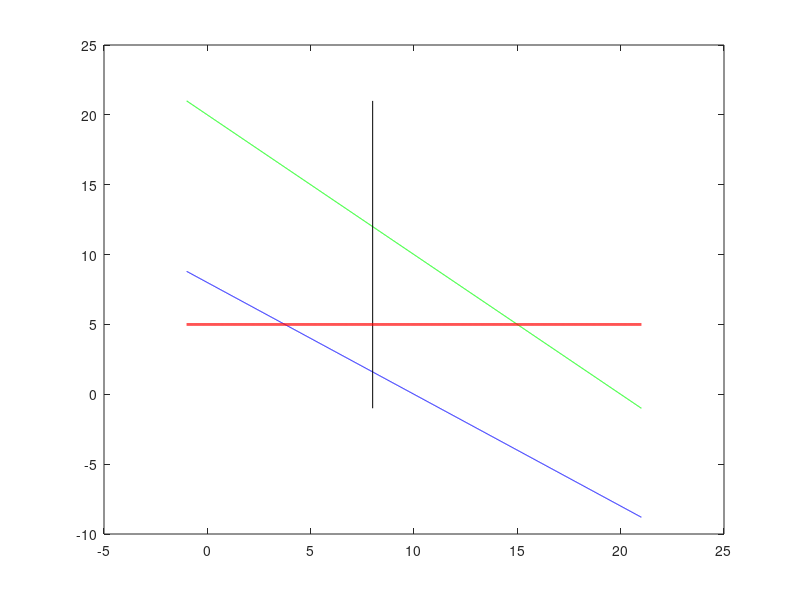

Write MATLAB code to recreate this figure. (Note: this script raises an error after producing the figure.)
%% 2 - Linear programming

clc
clear
close all

%% a) Set up the correct Linear Programming problem. 
% Specify all constraints and the objective function.

% (60 - 35)*xsub1 + (70 - 40)*xsub2 - function to maximize over
% 4*xsub1 + 5*xsub2 <= 40
% xsub1 + xsub2 <= 20
% xsub1 <= 8
% xsub2 <= 5

%% b) Draw the solution polyhedron for the given problem.

x = -1:0.01:21; %stablish a range for x
y1 = (40-4*x)/5; %define each Y inequation as an equation
y2 = 20-x;
y3 = [x(1) x(end)];
x3 = [8 8];
y4 =5 + x*0;
X1 = [0 8 8 15/4 0 0];
X2 = [0 0 1.6 5 5 0];

%target function

figure()
plot(x, y1, 'b', x, y2, 'g', x3,y3, 'k',x,y4,'r','LineWidth', 2); hold on;
pgon = polyshape([0 0 8 8 15/4],[5 0 0 1.6 5]);
plot(pgon)
xlabel('x');
ylabel('y');
set(gca, 'FontSize', 15);
axis equal;
axis([0 14 0 14]);
xticks(0:20)
yticks(0:20)

%% c) Find the optimal solution for the given problem by using the simplex 
% method. Provide your calculations.

A = [4 5 1 0 0 0 40;1 1 0 1 0 0 20; 1 0 0 0 1 0 8; 0 1 0 0 0 1 5; 
    -25 -30 0 0 0 0 0 ];
%entering variable is -30, corresponding to the second column
%We compute b column divided by the column with the entering variable
A(:,7)./A(:,2);
%the departing variable is 5, since it is the smallest positive value
A(4,2) %This is the pivot value

%Gauss-Jordan reducction in the column of the pivot value
A(5,:) = A(5,:)+30*A(4,:);
A(2,:) = A(2,:)-A(4,:);
A(1,:) = A(1,:)-5*A(4,:);

%There is still a negative value in the last row, so this is our new entering variable
 %We compute b column divided by the column with the entering variable
A(:,7)./A(:,1);
%the departing variable is 3.75, since it is the smallest positive value
A(1,1) %This is the new pivot value in this case it is not 1, we have to make it equal to 1
A(1,:) = A(1,:)./4

%Gauss-Jordan reducction in the column of the new pivot value
A(2,:) = A(2,:)-A(1,:);
A(3,:) = A(3,:)-A(1,:);
A(5,:) = A(5,:)+25*A(1,:);

%There is still a negative value in the last row, so -1.25 is our new entering variable
 %We compute b column divided by the column with the entering variable
A(:,7)./A(:,6);
%the departing variable is 3.4, since it is the smallest positive value
A(3,6) %This is the new pivot value in this case it is not 1, we have to make it equal to 1
A(3,:) = A(3,:)./1.25;

%Gauss-Jordan reducction in the column of the new pivot value
A(1,:) = A(1,:)+1.25*A(3,:);
A(2,:) = A(2,:)-0.25*A(3,:);
A(4,:) = A(4,:)-A(3,:);
A(5,:) = A(5,:)+1.25*A(3,:);

%All the values from the last row are now positive. So we compute
%From the final tableau we deduce:
z = 248;
x1 = 8;
x2 = 1.6;
s1 = 0;
s2 = 10.4;
s3 = 0;
s4 = 3.4;
%comprobation
z = 25*8+30*1.6;

%% d) Find the optimal solution for the given problem by using the linprog 
% function in MATLAB. Provide the commented (!) script with the names and 
% student-IDs of all group members in the moodle! 

A = [4 5; 1 1; 1 0; 0 1];
b = [40 20 8 5];
f = [-25 -30];

x = linprog(f,A,b);

%% e) Describe what a Linear Program and what a Feasibility Test is. 
% What is the difference?

% The Linear Feasibility Test determines whether ther is a possible 
% "feasible" solution to a set of conditions. Linear programing takes that
% set of conditions and will maximize along a function vector. The 
% difference between the Linear Feasibility Test and Linear Programming is 
% mainly that the Linear Programming will maximize along a function 
% variable. Both the Linear Feasibility Test and Linear Programming will 
% describe whether there is a solution, making Linear Programing the more 
% useful method.
